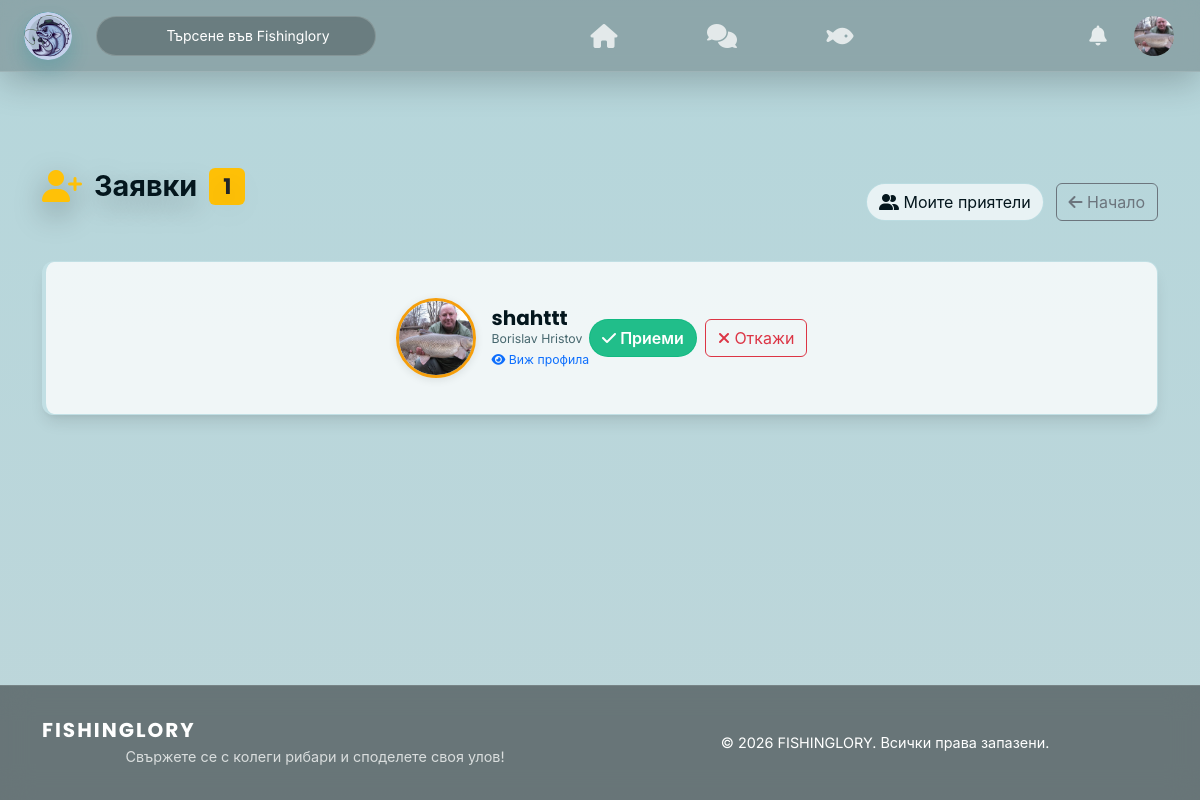
Page /be/friends/list_requests.php (signed in) on the earlier database version.
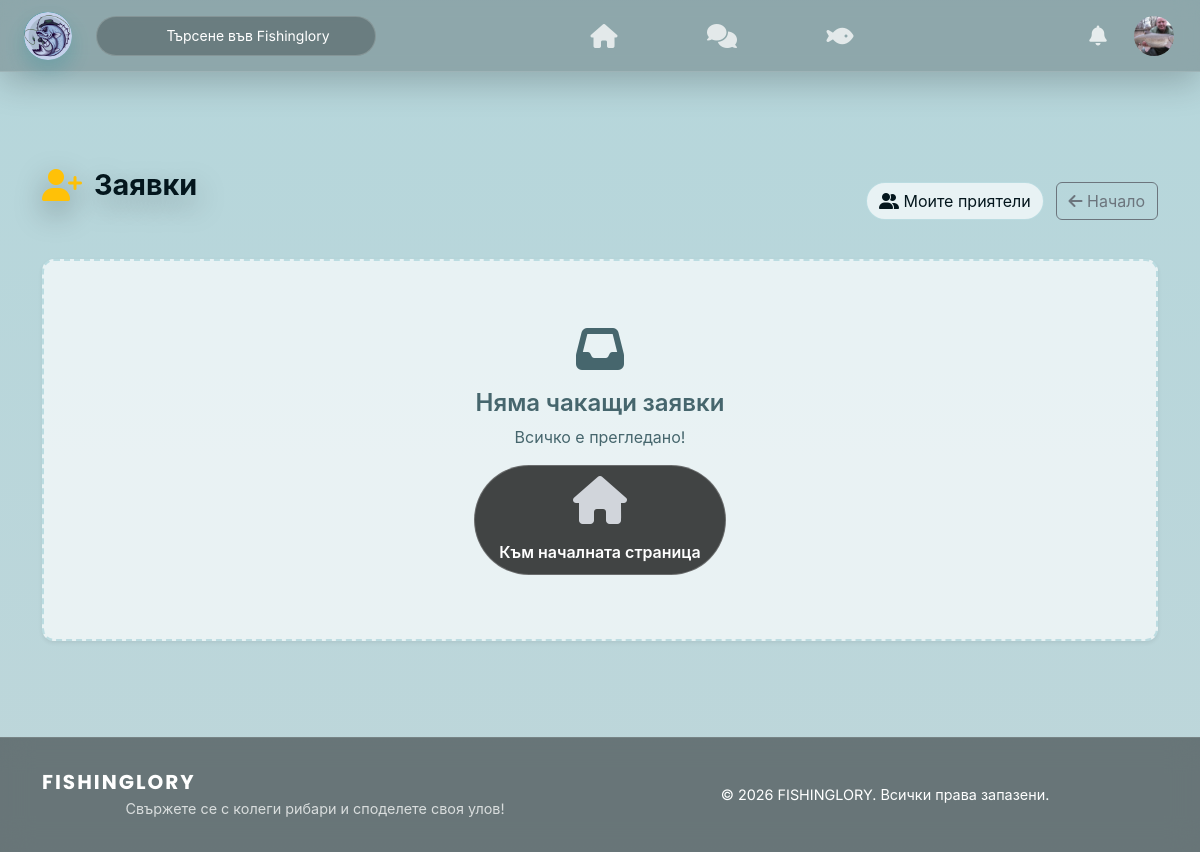
Same page on the later database version.
### tables this page shows
CREATE TABLE `user_profiles` (
  `user_id` int(11) NOT NULL,
  `first_name` varchar(50) DEFAULT NULL,
  `last_name` varchar(50) DEFAULT NULL,
  `avatar_url` varchar(255) DEFAULT NULL,
  `bio` text DEFAULT NULL,
  `location` varchar(100) DEFAULT NULL,
  `experience_level` enum('beginner','advanced','pro') DEFAULT 'beginner'
);

CREATE TABLE `friend_requests` (
  `id` int(11) NOT NULL,
  `sender_id` int(11) NOT NULL,
  `receiver_id` int(11) NOT NULL,
  `status` enum('pending','accepted','rejected') DEFAULT 'pending',
  `created_at` timestamp NOT NULL DEFAULT current_timestamp()
);

CREATE TABLE `users` (
  `id` int(11) NOT NULL,
  `full_name` varchar(100) NOT NULL,
  `username` varchar(50) NOT NULL,
  `email` varchar(100) NOT NULL,
  `password_hash` varchar(255) NOT NULL,
  `role` enum('user','admin') DEFAULT 'user',
  `is_verified` tinyint(1) DEFAULT 0,
  `status` enum('active','banned') DEFAULT 'active',
  `created_at` timestamp NOT NULL DEFAULT current_timestamp(),
  `last_login` timestamp NULL DEFAULT NULL
);

### Config/languages.php (called while the page is built, shortened)
<?php
$lang = $_SESSION['lang'] ?? 'bg';
function __($key) {
    global $lang, $translations;
    return $translations[$lang][$key] ?? $key;
}
function getCurrentLang() {
    global $lang;
    return $lang;
}
?>

### Config/security.php (called while the page is built, shortened)
<?php
function generateCsrfToken() {
    return $_SESSION['csrf_token'];
}
function assetVersion(string $relativePath): string {
    $relativePath = ltrim($relativePath, "/\\");
    $fullPath = dirname(__DIR__) . DIRECTORY_SEPARATOR . $relativePath;
    if (is_file($fullPath)) {
        return (string) filemtime($fullPath);
    }
    return (string) time();
}

### Config/avatar_helper.php (called while the page is built, shortened)
<?php
function resolveDefaultAvatarPath() {
    static $resolved = null;
    if ($resolved !== null) {
        return $resolved;
    }
    $candidates = [
        'fe/assets/img/default-avatar.png',
        'fe/assets/img/avatars/default.png',
        'fe/assets/img/logo_rounded.png',
    ];
    foreach ($candidates as $candidate) {
        if (is_file(__DIR__ . '/../' . $candidate)) {
            $resolved = $candidate;
            return $resolved;
        }
    }
    $resolved = 'fe/assets/img/logo.png';
    return $resolved;
}
function getUserAvatar($avatarUrl, $currentPath = null) {
    $defaultAvatar = resolveDefaultAvatarPath();
    $avatar = $avatarUrl ?? $defaultAvatar;
    if ($currentPath === null) {
        $currentPath = $_SERVER['PHP_SELF'] ?? '';
    }
    if (strpos($currentPath, '/fe/pages/') !== false) {
        if (strpos($avatar, 'fe/') === 0) {
            $path = '../../' . $avatar;
            if ($avatar === $defaultAvatar) {
                $version = avatarAssetVersion($defaultAvatar);
                if ($version !== null) {
                    $path .= '?v=' . $version;
                }
            }
            return $path;
        }
    } elseif (strpos($currentPath, '/be/') !== false) {
        if (strpos($avatar, 'fe/') === 0) {
            $path = '../../' . $avatar;
            return $path;
        }
    }
    return $avatar;
}

### be/friends/list_requests.php (the view, shortened to what the rows shown need)
<?php
require '../../config/security.php';
require '../../config/database.php';
require '../../config/avatar_helper.php';
require '../../config/languages.php';
$userId = $_SESSION['user_id'];
$stmt = $pdo->prepare(
    "SELECT fr.id, u.id as user_id, u.username, u.full_name, up.avatar_url
     FROM friend_requests fr
     JOIN users u ON u.id = fr.sender_id
     LEFT JOIN user_profiles up ON u.id = up.user_id
     WHERE fr.receiver_id = ? AND fr.status = 'pending'"
);
$stmt->execute([$userId]);
$requests = $stmt->fetchAll();
?>
<!DOCTYPE html>
<html lang="<?= getCurrentLang() ?>">
<head>
    <link href="https://cdn.jsdelivr.net/npm/bootstrap@5.3.3/dist/css/bootstrap.min.css" rel="stylesheet">
    <link rel="stylesheet" href="https://cdnjs.cloudflare.com/ajax/libs/font-awesome/6.5.0/css/all.min.css">
    <link rel="stylesheet" href="../../fe/assets/css/style.css?v=<?= assetVersion('fe/assets/css/style.css') ?>">
    <link rel="stylesheet" href="../../fe/assets/css/navbar.css?v=<?= assetVersion('fe/assets/css/navbar.css') ?>">
    <link rel="stylesheet" href="../../fe/assets/css/components.css?v=<?= assetVersion('fe/assets/css/components.css') ?>">
    <link rel="stylesheet" href="../../fe/assets/css/friends_list.css?v=<?= assetVersion('fe/assets/css/friends_list.css') ?>">
</head>
<body class="requests-page d-flex flex-column min-vh-100" data-user-id="<?= $_SESSION['user_id'] ?>" data-csrf-token="<?= generateCsrfToken() ?>" data-theme="<?= $_SESSION['theme'] ?? 'light' ?>">
<?php include '../../fe/components/navbar.php'; ?>
<main class="flex-grow-1 container my-5 py-5">
    <div class="d-flex justify-content-between align-items-center mb-4">
        <h2 class="fw-bold page-title">
            <i class="fas fa-user-plus text-warning"></i> <?= __('requests') ?>
            <?php if (!empty($requests)): ?>
                <span class="badge bg-warning text-dark"><?= count($requests) ?></span>
            <?php endif; ?>
        </h2>
    </div>
    <?php if (empty($requests)): ?>
        <div class="card text-center py-5 shadow-sm requests-empty">
            <div class="card-body">
                <i class="fas fa-inbox fa-4x text-muted mb-3"></i>
                <h4 class="text-muted"><?= __('no_pending_requests') ?></h4>
                <p class="text-muted"><?= __('all_caught_up') ?></p>
                <a href="../../index.php" class="btn btn-primary mt-3">
                    <i class="fas fa-home"></i> <?= __('go_to_home') ?>
                </a>
            </div>
        </div>
    <?php else: ?>
        <div class="row g-3">
            <?php foreach ($requests as $r):
                $senderAvatar = getUserAvatar($r['avatar_url'] ?? null);
            ?>
                <div class="col-12">
                    <div class="card shadow-sm request-card">
                        <div class="card-body">
                            <div class="d-flex align-items-center justify-content-between">
                                <div class="d-flex align-items-center gap-3">
                                    <img src="<?= htmlspecialchars($senderAvatar) ?>"
                                         class="rounded-circle request-avatar"
                                         width="60" height="60"
                                         >
                                    <div>
                                        <h5 class="mb-0 fw-bold"><?= htmlspecialchars($r['username']) ?></h5>
                                        <?php if (!empty($r['full_name'])): ?>
                                            <p class="text-muted mb-0 small"><?= htmlspecialchars($r['full_name']) ?></p>
                                        <?php endif; ?>
                                        <a href="../users/profile.php?id=<?= $r['user_id'] ?>" class="text-primary text-decoration-none small">
                                            <i class="fas fa-eye"></i> <?= __('view_profile') ?>
                                        </a>
                                    </div>
                                </div>
                                <div class="d-flex gap-2">
                                    <form action="accept_request.php" method="post" class="d-inline">
                                        <button class="btn btn-success">
                                            <i class="fas fa-check"></i> <?= __('accept') ?>
                                        </button>
                                    </form>
                                    <form action="reject_request.php" method="post" class="d-inline">
                                        <button class="btn btn-outline-danger">
                                            <i class="fas fa-times"></i> <?= __('reject') ?>
                                        </button>
                                    </form>
                                </div>
                            </div>
                        </div>
                    </div>
                </div>
            <?php endforeach; ?>
        </div>
    <?php endif; ?>
</main>
</body>
</html>

### fe/components/navbar.php (shortened to what the rows shown need)
<?php
require_once dirname(__DIR__, 2) . '/config/avatar_helper.php';
require_once dirname(__DIR__, 2) . '/config/languages.php';
require_once dirname(__DIR__, 2) . '/config/security.php';
if (isset($_SESSION['user_id'])) {
    $stmt = $pdo->prepare("SELECT avatar_url FROM user_profiles WHERE user_id = ?");
    $stmt->execute([$_SESSION['user_id']]);
    $profile = $stmt->fetch();
    $navbarAvatar = getUserAvatar($profile['avatar_url'] ?? null);
}
?>
<nav class="fb-navbar">
    <div class="fb-navbar-right">
        <?php if (isset($_SESSION['user_id'])): ?>
        <div class="dropdown">
            <button class="fb-icon-btn" type="button" data-bs-toggle="dropdown">
                <i class="fas fa-bell"></i>
            </button>
        </div>
        <div class="dropdown">
            <button class="fb-profile-btn" type="button" data-bs-toggle="dropdown">
                <img src="<?= htmlspecialchars($navbarAvatar) ?>" class="fb-avatar">
            </button>
        </div>
        <?php endif; ?>
    </div>
</nav>

Differences in the rows shown:
removed friend_requests: user_profiles.avatar_url (picture), sender.username "shahttt", sender.full_name "Borislav Hristov"
Other differences:
__('no_pending_requests'): (not shown) → "Няма чакащи заявки"
__('all_caught_up'): (not shown) → "Всичко е прегледано!"
__('go_to_home'): (not shown) → "Към началната страница"
count($requests): "1" → (not shown)
